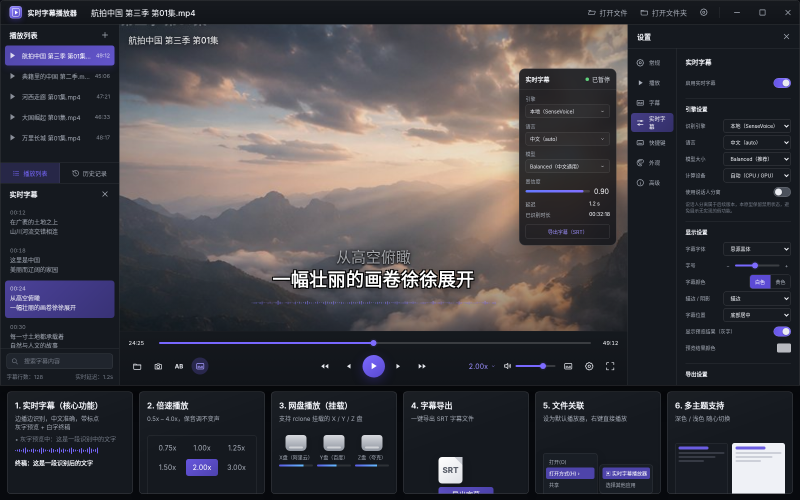
#> input picture 06_HTML_Preview.png, 1600 x 1000 px, found by its file name (shown at 1/2 size)
$ python cap_measure2.py
#> lines starting #> are read from the running program, lines starting #| are printed output that depends on the picture; pictures that were not available may be replaced by others from this repository, and a replacement may not be noted
# precise white-core row measurement of caption in ref(1600x1000) and ours(1920x1200)
from PIL import Image

def white_rows(im, x0, x1, y0, y1, thr=235):
    """per-row count of near-pure-white pixels (caption core), return list."""
    region = im.crop((x0, y0, x1, y1))
    w, h = region.size
    rows = []
    for y in range(h):
        cnt = 0
        for x in range(0, w, 2):
            r, g, b = region.getpixel((x, y))
            if r > thr and g > thr and b > thr:
                cnt += 1
        rows.append(cnt)
    return rows

def clusters(rows, min_cnt=3):
    out = []
    ins = False; s = 0
    for y, c in enumerate(rows):
        if c > min_cnt and not ins:
            ins = True; s = y
        elif c <= min_cnt and ins:
            ins = False; out.append((s, y))
    if ins: out.append((s, len(rows)))
    return out

# ---- reference 1600x1000: caption around y 470-690, x 260-1340 ----
ref = Image.open('06_HTML_Preview.png').convert('RGB')
#> ref is the input picture: PIL image 1600x1000 RGB; mean R, G, B 64.1, 62.2, 67.3
rows = white_rows(ref, 260, 1340, 470, 700, thr=230)
#> in white_rows, `region = im.crop((x0, y0, x1, y1))`:
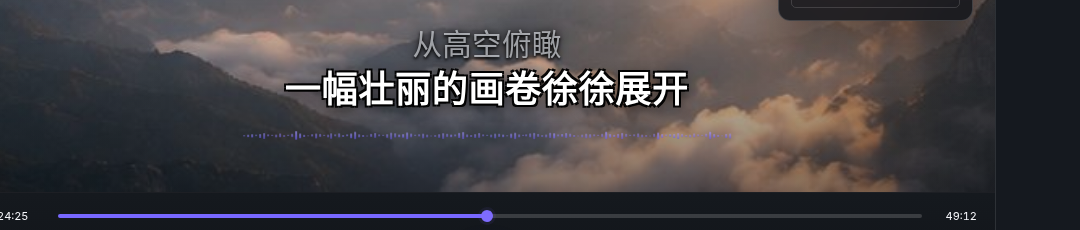
#> region: PIL image 1080x230 RGB; mean R, G, B 70, 66.5, 69
#> after the loop in white_rows, `for y in range(h):`: rows = 230 values, max 96 at index 86, min 0 at index 0, mean 9.97
cl = clusters(rows, 4)
#> the loop in clusters, `for y, c in enumerate(rows):` made 230 passes
#> ins on passes 72, 106, 213, 214, 220, 221: True, False, True, False, True, False
#> after the loop in clusters, `for y, c in enumerate(rows):`: ins = False; out = [(71, 105), (212, 213), (219, 220)]; s = 219
#> cl = [(71, 105), (212, 213), (219, 220)]
print('REF caption white-core clusters (y+470):', [(a, b, b-a) for a, b in cl])
#| REF caption white-core clusters (y+470): [(71, 105, 34), (212, 213, 1), (219, 220, 1)]
for (a, b) in cl:
    # find x extent at the densest row
    besty = max(range(a, b), key=lambda y: rows[y])
    xs = [x for x in range(260, 1340, 2) if all(v > 230 for v in ref.getpixel((x, 470+besty)))]
    if xs:
        print(f'   cluster y {470+a}-{470+b} (h={b-a}px) densest row {470+besty}, x {min(xs)}-{max(xs)} (w={max(xs)-min(xs)})')
#> this loop made 3 passes
#> (a, b, besty, xs) on passes 2 to 3: (212, 213, 212, [260, 284, 286, 1216, 1226]), (219, 220, 219, [260, 262, 276, 278, 284, 1216, 1226, 1232, 1234])
#> (a, b, besty) on pass 1: (71, 105, 86)
#|    cluster y 541-575 (h=34px) densest row 556, x 546-946 (w=400)
#|    cluster y 682-683 (h=1px) densest row 682, x 260-1226 (w=966)
#|    cluster y 689-690 (h=1px) densest row 689, x 260-1234 (w=974)

# ---- ours 1920x1200 physical (1280x800 logical @150%): video area x327-1437 ----
ours = Image.open('out/ui-snap/capdemo2.png').convert('RGB')
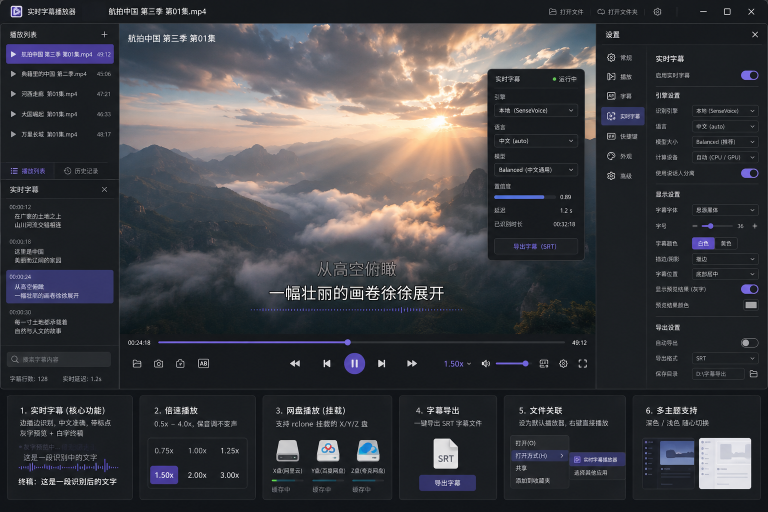
#> input picture 04_UI_Design_Mockup.png, 1536 x 1024 px, given in place of capdemo2.png, which was not available (shown at 1/2 size)
#> ours is the input picture: PIL image 1536x1024 RGB; mean R, G, B 60.9, 61.1, 65.3
rows2 = white_rows(ours, 327, 1437, 560, 1040, thr=230)
#> call 2 of white_rows, with x0 = 327, x1 = 1437, y0 = 560, y1 = 1040, thr = 230
#> in white_rows (call 2), `region = im.crop((x0, y0, x1, y1))`:
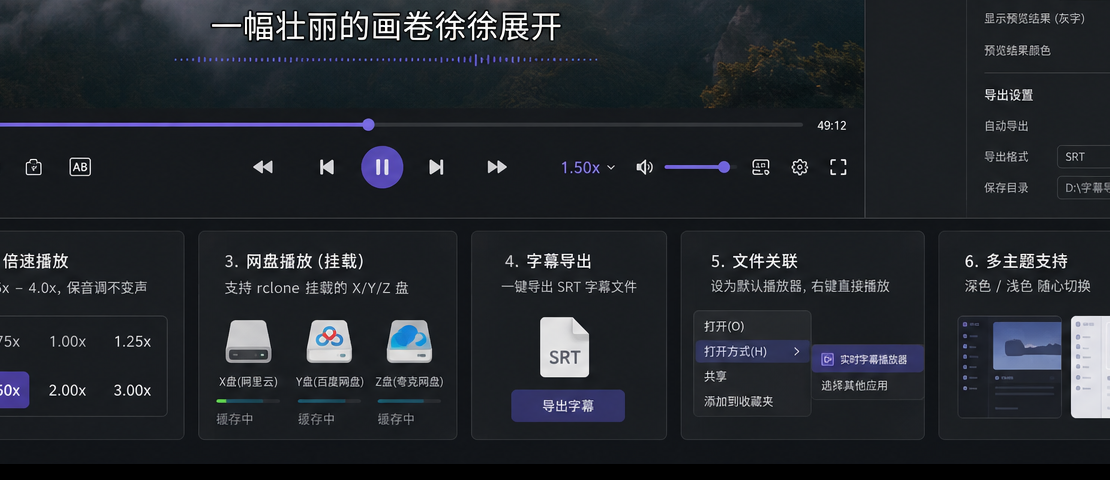
#> region: PIL image 1110x480 RGB; mean R, G, B 35.3, 39.1, 44.8
#> after the loop in white_rows (call 2), `for y in range(h):`: rows = 480 values, max 56 at index 25, min 0 at index 0, mean 3.45
#> rows2 has the same summary as rows in white_rows
cl2 = clusters(rows2, 4)
#> the loop in clusters (call 2), `for y, c in enumerate(rows):` made 480 passes
#> (c, ins) on passes 13, 41: (10, True), (0, False)
#> cl2 = [(12, 40), (160, 161), (163, 164), (166, 167), (254, 268), (318, 319), (332, 333), (340, 341), (349, 350), (359, 365), (376, 377), (385, 387), (388, 395), (417, 418)]
print('OURS caption white-core clusters (y+560):', [(a, b, b-a) for a, b in cl2])
#> (printed output is left out)
for (a, b) in cl2:
    besty = max(range(a, b), key=lambda y: rows2[y])
    xs = [x for x in range(327, 1437, 2) if all(v > 230 for v in ours.getpixel((x, 560+besty)))]
    if xs:
        print(f'   cluster y {560+a}-{560+b} (h={b-a}px) densest row {560+besty}, x {min(xs)}-{max(xs)} (w={max(xs)-min(xs)})')
#> this loop made 14 passes
#> (a, b, besty, xs) on passes 2, 3, 4, 6, 7, 8, 9, 10, 12, 13: (160, 161, 160, [357, 363, 705, 757, 1081, 1125]), (163, 164, 163, [353, 367, 403, 409, 1095]), (166, 167, 166, [409, 411, 757, 1095, 1119]), (318, 319, 318, [883, 885, 887, 889, 891, 893, 895, 1399]), (332, 333, 332, [653, 907, 909, 911, 913, 1433]), (340, 341, 340, [445, 467, 475, 1405, 1433]), (349, 350, 349, [879, 881, 883, 889, 891, 1433]), (359, 365, 363, [885, 891, 893, 897, 1399, 1401, 1403, 1405, 1433]), (385, 387, 385, [327, 333, 335, 391, 393, 443, 467, 1403]), (388, 395, 394, [327, 333, 345, 377, 399, 411, 451, 467, 1429])
#> (a, b, besty) on passes 1, 5, 11: (12, 40, 25), (254, 268, 267), (376, 377, 376)
#|    cluster y 572-600 (h=28px) densest row 585, x 539-885 (w=346)
#|    cluster y 720-721 (h=1px) densest row 720, x 357-1125 (w=768)
#|    cluster y 723-724 (h=1px) densest row 723, x 353-1095 (w=742)
#|    cluster y 726-727 (h=1px) densest row 726, x 409-1119 (w=710)
#|    cluster y 814-828 (h=14px) densest row 827, x 355-1391 (w=1036)
#|    cluster y 878-879 (h=1px) densest row 878, x 883-1399 (w=516)
#|    cluster y 892-893 (h=1px) densest row 892, x 653-1433 (w=780)
#|    cluster y 900-901 (h=1px) densest row 900, x 445-1433 (w=988)
#> (further printed lines are left out)
